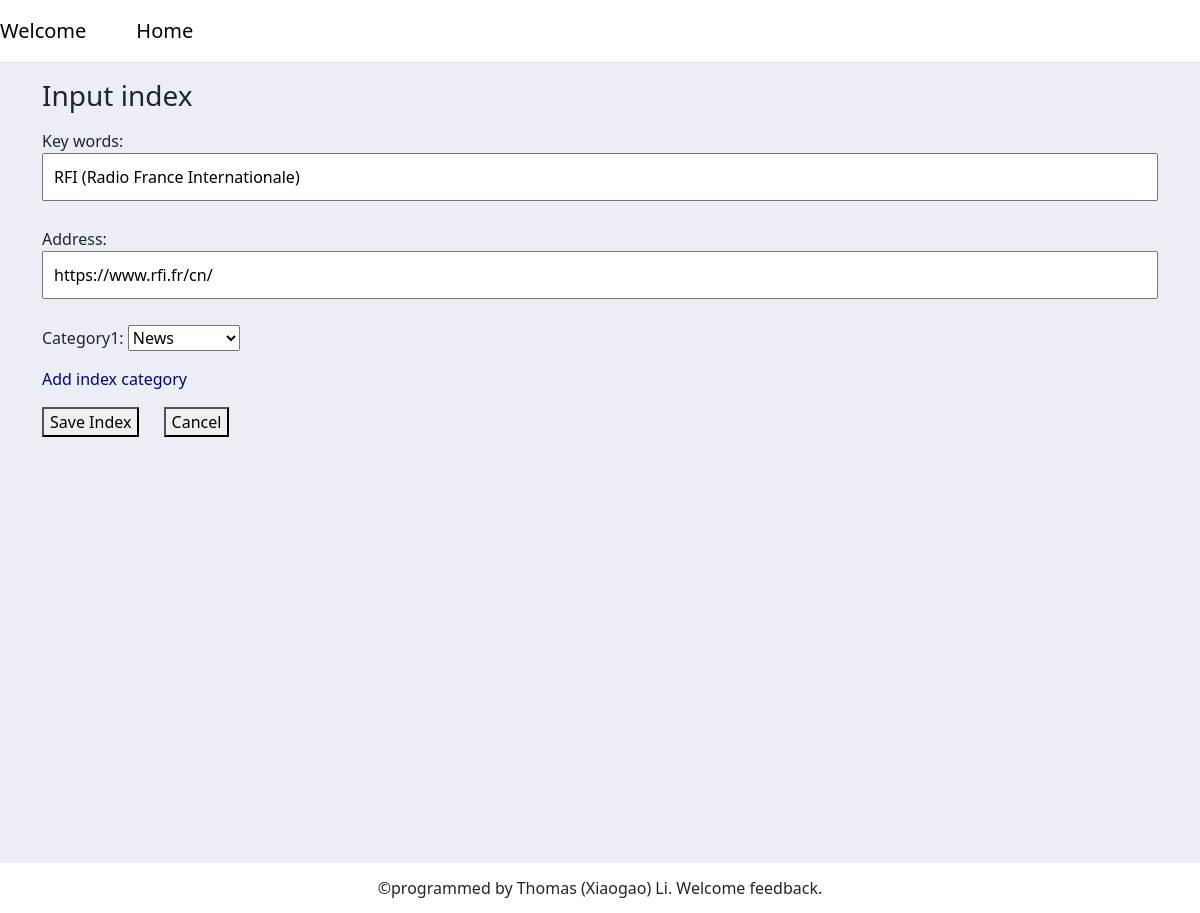
Screenshot of /update_index/9 with the database file from the repository.
### websites/models.py (models this page shows, shortened)
class Index(models.Model):
    key_words = models.CharField(max_length=2083, null=True)
    address = models.CharField(max_length=2083, null=True)
    category1 = models.ForeignKey(IndexCategory, null=True, on_delete=models.SET_NULL)
    date_created = models.DateTimeField(auto_now_add=True, null=True)
    last_click_date = models.DateTimeField(null=True)
    click_times = models.IntegerField(default=0, null=True)

### websites/views.py (the view)
# urls.py: path('update_index/<str:pk>', update_index, name="update_index"),
def update_index(request, pk):
    index = Index.objects.get(id=pk)
    index_form = InputIndexForm(instance=index)
    if request.method == 'POST':
        index_form = InputIndexForm(request.POST, instance=index)
        if index_form.is_valid():
            index_form.save()
            return redirect('/')
    context = {'index_form': index_form}
    return render(request, 'websites/input_index_and_index_category.html', context)

### websites/forms.py
class InputIndexForm(forms.ModelForm):
    class Meta:
        model = Index
        fields = ['key_words',
                  'address',
                  'category1',
                  ]

### websites/models.py (called while the page is built)
    def __str__(self):
        return self.category_name

### websites/templates/websites/input_index_and_index_category.html (shortened to what this page needs)
{% extends 'base.html' %}
{% load static %}
{% block content %}
<div class="container block_input_index">
    <h3>Input index</h3>
    <form method="post" enctype="multipart/form-data">{% csrf_token %}
        {{ index_form.as_p }}
        <a href="#" class="blue-link more-link-category" style="margin-right: 20px;">Add index category</a>
        <button type="submit" name="index_form_submit"> Save Index</button>
        <button type="button" onclick="cancelAction()" style="margin-left: 20px;">Cancel</button>
    </form>
</div>
{% endblock content %}

### templates/snippets/base_css.html (style rules this page uses)
.blue-link { color: darkblue; text-decoration: none; }
input[type="text"] { width: 100%; padding: 10px; margin: 0 auto; margin-bottom: 10px; }

### rows the page displays
Index: key_words "RFI (Radio France Internationale)", address "https://www.rfi.fr/cn/", category1 "News"
